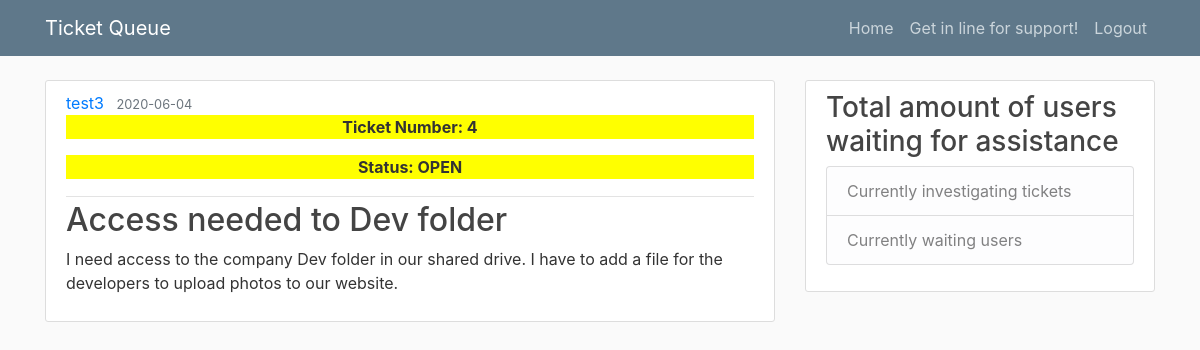
Screenshot of /post/4 (signed in) with the database file from the repository.
### helpdeskqueue/models.py (models this page shows, shortened)
class User(db.Model, UserMixin):
    id = db.Column(db.Integer, primary_key = True)
    username = db.Column(db.String(20), unique = True, nullable = False)
    user_type = db.Column(db.String(20), unique = True, nullable = False)
    email = db.Column(db.String(120), unique = True, nullable = False)
    password = db.Column(db.String(60), nullable = False)
    posts = db.relationship('Post', backref = 'author', lazy = True)

class Post(db.Model):
    id = db.Column(db.Integer, primary_key = True)
    title = db.Column(db.String(100), nullable = False)
    date_posted = db.Column(db.DateTime, nullable = False, default = datetime.utcnow)
    content = db.Column(db.Text, nullable = False)
    category = db.Column(db.Text, nullable = False)
    status = db.Column(db.Text, nullable = False)
    user_id = db.Column(db.Integer, db.ForeignKey('user.id'), nullable = False)
    notes = db.Column(db.String, nullable = True)
    assisted_by = db.Column(db.String, nullable = True)

### helpdeskqueue/routes.py (the view, shortened to what this page needs)
@app.route("/post/<int:post_id>", methods = ['GET', 'POST'])
@login_required
def post(post_id):
    admin = 'admin'
    form = QueueForm()
    action = PageAction()
    post = Post.query.get_or_404(post_id)
    return render_template('post.html', title = post.title, post = post, admin = admin, status = status, form = form, action = action)

### helpdeskqueue/models.py (called while the page is built)
@login_manager.user_loader
def load_user(user_id):
    return User.query.get(int(user_id))

### helpdeskqueue/templates/post.html (shortened to what this page needs)
{% extends 'layout.html' %}
{% block content %}
    <article class="media content-section">
        <div class="media-body">
          <div class="article-metadata">
            <a class="mr-2" href="{{ url_for('user_posts', username = post.author.username) }}">{{ post.author.username }}</a>
            <small class="text-muted">{{ post.date_posted.strftime('%Y-%m-%d') }}</small>
            {% if post.status == status[0] %}
            <p style="background-color: #FFFF00; text-align: center"><strong>Ticket Number: {{ post.id }}</strong></p>
            <p style="background-color: #FFFF00; text-align: center"><strong>Status: {{ post.status.upper() }}</strong></p>
            {% endif %}
          </div>
          <h2 class = "article-title">{{ post.title }}</h2>
          <p class= "article-content">{{ post.content }}</p>
        </div>
      </article>
{% endblock content %}

### helpdeskqueue/static/main.css (style rules this page uses)
body { background: #fafafa; color: #333333; margin-top: 5rem; }
h1, h2, h3, h4, h5, h6 { color: #444444; }
.content-section { background: #ffffff; padding: 10px 20px; border: 1px solid #dddddd; border-radius: 3px; margin-bottom: 20px; }
.article-title { color: #444444; }
.article-content { white-space: pre-line; }
.article-metadata { padding-bottom: 1px; margin-bottom: 4px; border-bottom: 1px solid #e3e3e3 }

### rows the page displays
User: author.username "test3"
Post: date_posted "2020-06-04", id "4", status "OPEN", title "Access needed to Dev folder", content "I need access to the company Dev folder in our shared drive. I have to add a file for the developers to upload photos to our website."
